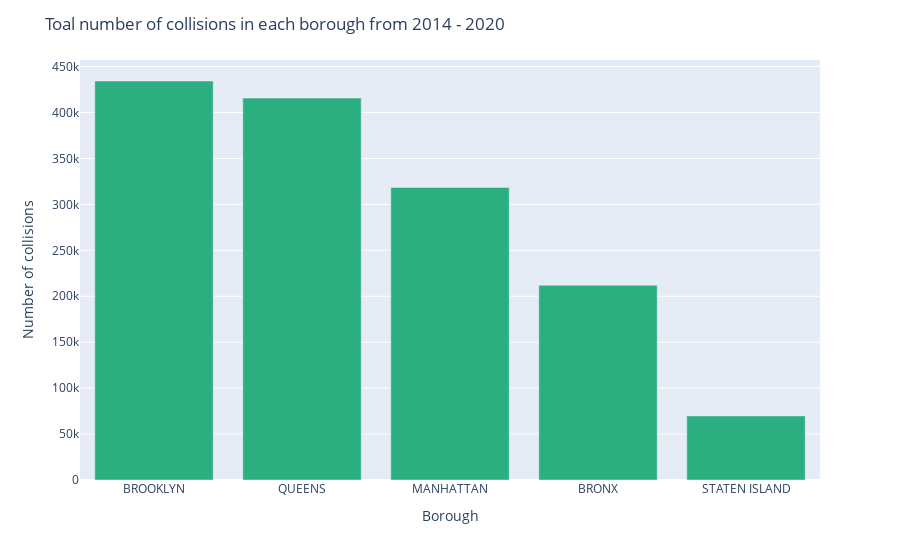

Notebook source saved alongside this figure:
### Markdown cell above
## Where does it happen?

### Code cell
plot2 = pd.DataFrame(df.groupby(df['BOROUGH']).size().reset_index().values, columns=['Borough','Count'])
plot2['citizen_N'] = pd.Series([1435000, 2590000, 1632000, 2287000 ,474893])
plot2['area m^2'] = pd.Series([110, 180,  59, 280 ,152])

fig = px.bar(plot2, x = 'Borough', y = 'Count', custom_data = plot2[['Borough', 'Count', 'citizen_N','area m^2']])

fig.update_layout(xaxis={'categoryorder':'total descending'},
    title="Toal number of collisions in each borough from 2014 - 2020",
    xaxis_title="Borough",
    yaxis_title="Number of collisions",
    hoverlabel_font_color='White')

fig.update_traces(
    hovertemplate="<br>".join([
        "Borough: %{x}",
        "Total number of collisions: %{y:,}",
        "Population (2019): %{customdata[2]:,}",
        "Area in m^2: %{customdata[3]:,} "]

    ),
    selector=dict(type="bar"),
    marker_color='rgb(43,174,128)'
)

fig.show()
fig.write_html("plotly_html/collisions_borough.html")

### Figure 1 — Plotly figure (JSON) as saved in the notebook; plotly's stock layout.template omitted (floating-point values rounded to 4 significant figures)
{"data": [{"alignmentgroup": "True", "customdata": [["BRONX", 211933, 1435000, 110], ["BROOKLYN", 434297, 2590000, 180], ["MANHATTAN", 318391, 1632000, 59], ["QUEENS", 415658, 2287000, 280], ["STATEN ISLAND", 69734, 474893, 152]], "hovertemplate": "Borough: %{x}<br>Total number of collisions: %{y:,}<br>Population (2019): %{customdata[2]:,}<br>Area in m^2: %{customdata[3]:,} ", "legendgroup": "", "marker": {"color": "rgb(43,174,128)"}, "name": "", "offsetgroup": "", "orientation": "v", "showlegend": false, "textposition": "auto", "type": "bar", "x": ["BRONX", "BROOKLYN", "MANHATTAN", "QUEENS", "STATEN ISLAND"], "xaxis": "x", "y": [211933, 434297, 318391, 415658, 69734], "yaxis": "y"}], "layout": {"barmode": "relative", "hoverlabel": {"font": {"color": "White"}}, "legend": {"tracegroupgap": 0}, "margin": {"t": 60}, "title": {"text": "Toal number of collisions in each borough from 2014 - 2020"}, "xaxis": {"anchor": "y", "categoryorder": "total descending", "domain": [0, 1], "title": {"text": "Borough"}}, "yaxis": {"anchor": "x", "domain": [0, 1], "title": {"text": "Number of collisions"}}}}
